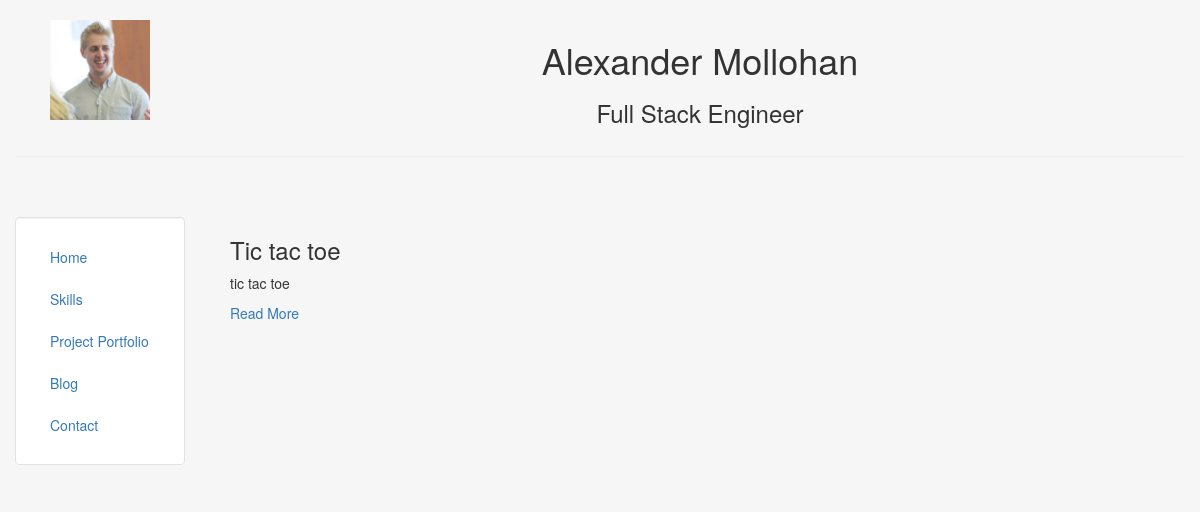
/portfolio/, run on an earlier commit of the app's database.
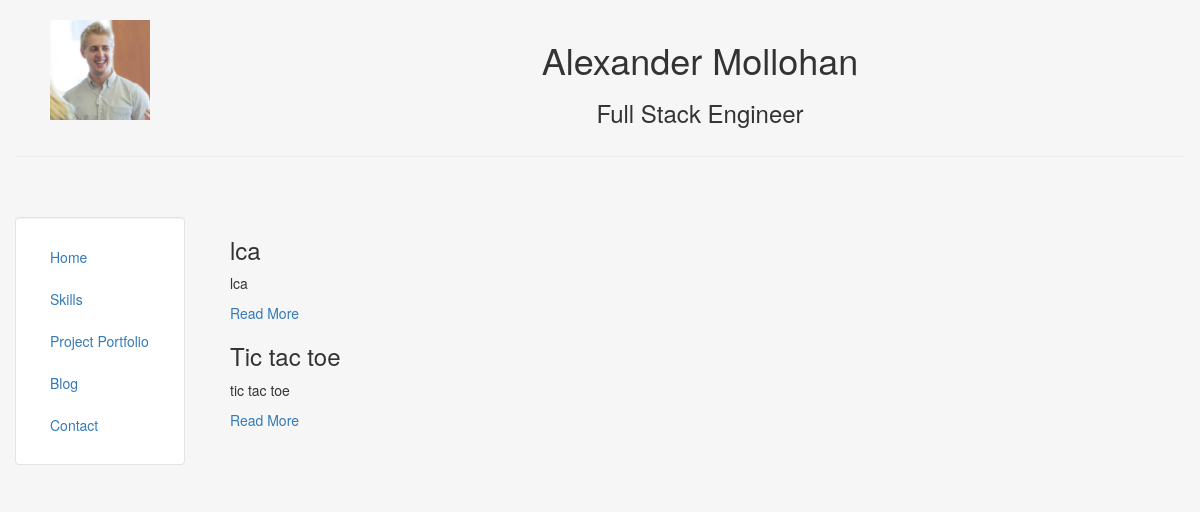
And on a later commit of the database.
### portfolio/models.py (models this page shows, shortened)
class Project(models.Model):
    name = models.CharField(max_length = 32)
    short_description = models.CharField(max_length = 200)
    long_description = models.TextField()
    github_url = models.URLField()
    deployed_url = models.URLField()

### portfolio/templates/portfolio/portfolio.html
{%extends 'personal/header.html'%}
{%block content%}
  {%for project in object_list%}
    <h3>{{project.name}}</h3>
    <p>{{project.short_description}}</p>
    <a href="/portfolio/{{project.id}}">Read More</a>
    {%endfor%}
{%endblock%}

### personal/templates/personal/header.html (shortened to what this page needs)
<!DOCTYPE html>
<html lang="en">
<head>
	{% load staticfiles %}
	<link rel="stylesheet" href="{% static 'personal/css/bootstrap.min.css' %}" type = "text/css"/>
</head>
<body class="body" style="background-color:#f6f6f6">
	<div class="container-fluid" style="min-height:95%; ">
		<div class="row">
			  <div class="col-sm-2">
				  <br>
				  <center>
					<img src="{% static 'personal/img/profile.jpg' %}" class="responsive-img" style='max-height:100px;' alt="face">
				  </center>
			  </div>
			  <div class="col-sm-10">
				  <br>
				  <center>
				  <h1>Alexander Mollohan</h1>
					<h3>Full Stack Engineer</h3>
				  </center>
			  </div>
		</div><hr>
		<div class="row">
		  <div class="col-sm-2">
		  <br>
		  <br>
			<div class="well bs-sidebar" id="sidebar" style="background-color:#fff">
			  <ul class="nav nav-pills nav-stacked">
				<li><a href='/'>Home</a></li>
				<li><a href='/skills/'>Skills</a></li>
				<li><a href='/portfolio/'>Project Portfolio</a></li>
				<li><a href='/blog/'>Blog</a></li>
				<li><a href='/contact/'>Contact</a></li>
			  </ul>
			</div>
		  </div>
		  <div class="col-sm-10">
			<div class='container-fluid'>
			<br><br>
			   {% block content %}
			   {% endblock %}
			</div>
		  </div>
		</div>
	</div>
</body>
</html>

### personal/templates/personal/header.html (style rules this page uses)
html, body { height:100% }

What changed in the data, as far as the page shows it:
added Project: name "lca", short_description "lca"
